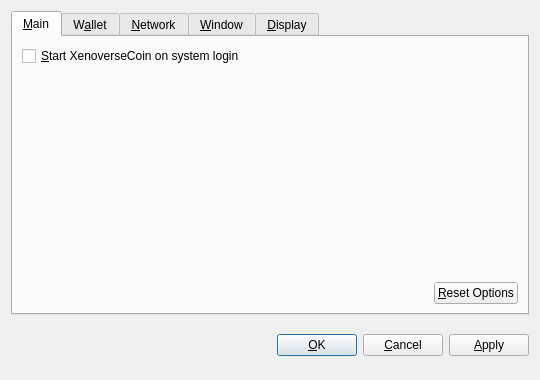
<?xml version="1.0" encoding="UTF-8"?>
<ui version="4.0">
 <class>OptionsDialog</class>
 <widget class="QDialog" name="OptionsDialog">
  <property name="geometry">
   <rect>
    <x>0</x>
    <y>0</y>
    <width>540</width>
    <height>380</height>
   </rect>
  </property>
  <property name="windowTitle">
   <string>Options</string>
  </property>
  <property name="modal">
   <bool>true</bool>
  </property>
  <layout class="QVBoxLayout" name="verticalLayout">
   <item>
    <widget class="QTabWidget" name="tabWidget">
     <property name="tabPosition">
      <enum>QTabWidget::North</enum>
     </property>
     <property name="currentIndex">
      <number>0</number>
     </property>
     <widget class="QWidget" name="tabMain">
      <attribute name="title">
       <string>&amp;Main</string>
      </attribute>
      <layout class="QVBoxLayout" name="verticalLayout_Main">
       <item>
        <widget class="QCheckBox" name="bitcoinAtStartup">
         <property name="toolTip">
          <string>Automatically start XenoverseCoin after logging in to the system.</string>
         </property>
         <property name="text">
          <string>&amp;Start XenoverseCoin on system login</string>
         </property>
        </widget>
       </item>
       <item>
        <spacer name="verticalSpacer_Main">
         <property name="orientation">
          <enum>Qt::Vertical</enum>
         </property>
         <property name="sizeHint" stdset="0">
          <size>
           <width>20</width>
           <height>40</height>
          </size>
         </property>
        </spacer>
       </item>
       <item>
        <layout class="QHBoxLayout" name="horizontalLayout_2_Main">
         <item>
          <spacer name="horizontalSpacer_2_Main">
           <property name="orientation">
            <enum>Qt::Horizontal</enum>
           </property>
           <property name="sizeHint" stdset="0">
            <size>
             <width>40</width>
             <height>20</height>
            </size>
           </property>
          </spacer>
         </item>
         <item>
          <widget class="QPushButton" name="resetButton">
           <property name="toolTip">
            <string>Reset all client options to default.</string>
           </property>
           <property name="text">
            <string>&amp;Reset Options</string>
           </property>
           <property name="autoDefault">
            <bool>false</bool>
           </property>
          </widget>
         </item>
        </layout>
       </item>
      </layout>
     </widget>
     <widget class="QWidget" name="tabWallet">
      <attribute name="title">
       <string>W&amp;allet</string>
      </attribute>
      <layout class="QVBoxLayout" name="verticalLayout_Network">
       <item>
        <widget class="QLabel" name="transactionFeeInfoLabel">
         <property name="text">
          <string>Optional transaction fee per kB that helps make sure your transactions are processed quickly. Most transactions are 1 kB.</string>
         </property>
         <property name="textFormat">
          <enum>Qt::PlainText</enum>
         </property>
         <property name="wordWrap">
          <bool>true</bool>
         </property>
        </widget>
       </item>
       <item>
        <layout class="QHBoxLayout" name="horizontalLayout_1_Main">
         <item>
          <widget class="QLabel" name="transactionFeeLabel">
           <property name="text">
            <string>Pay transaction &amp;fee</string>
           </property>
           <property name="textFormat">
            <enum>Qt::PlainText</enum>
           </property>
           <property name="buddy">
            <cstring>transactionFee</cstring>
           </property>
          </widget>
         </item>
         <item>
          <widget class="BitcoinAmountField" name="transactionFee"/>
         </item>
         <item>
          <spacer name="horizontalSpacer_1_Main">
           <property name="orientation">
            <enum>Qt::Horizontal</enum>
           </property>
           <property name="sizeHint" stdset="0">
            <size>
             <width>40</width>
             <height>20</height>
            </size>
           </property>
          </spacer>
         </item>
        </layout>
       </item>
       <item>
        <widget class="QLabel" name="label">
         <property name="text">
          <string>If you disable the spending of unconfirmed change, the change from a transaction cannot be used until that transaction has at least one confirmation. This also affects how your balance is computed.</string>
         </property>
         <property name="wordWrap">
          <bool>true</bool>
         </property>
        </widget>
       </item>
       <item>
        <widget class="QCheckBox" name="spendZeroConfChange">
         <property name="text">
          <string>Spend unconfirmed change  (experts only)</string>
         </property>
        </widget>
       </item>
       <item>
        <spacer name="verticalSpacer">
         <property name="orientation">
          <enum>Qt::Vertical</enum>
         </property>
         <property name="sizeHint" stdset="0">
          <size>
           <width>20</width>
           <height>40</height>
          </size>
         </property>
        </spacer>
       </item>
      </layout>
     </widget>
     <widget class="QWidget" name="tabNetwork">
      <attribute name="title">
       <string>&amp;Network</string>
      </attribute>
      <layout class="QVBoxLayout" name="verticalLayout_Network">
       <item>
        <widget class="QCheckBox" name="mapPortUpnp">
         <property name="toolTip">
          <string>Automatically open the XenoverseCoin client port on the router. This only works when your router supports UPnP and it is enabled.</string>
         </property>
         <property name="text">
          <string>Map port using &amp;UPnP</string>
         </property>
        </widget>
       </item>
       <item>
        <widget class="QCheckBox" name="connectSocks">
         <property name="toolTip">
          <string>Connect to the XenoverseCoin network through a SOCKS proxy (e.g. when connecting through Tor).</string>
         </property>
         <property name="text">
          <string>&amp;Connect through SOCKS proxy:</string>
         </property>
        </widget>
       </item>
       <item>
        <layout class="QHBoxLayout" name="horizontalLayout_Network">
         <item>
          <widget class="QLabel" name="proxyIpLabel">
           <property name="text">
            <string>Proxy &amp;IP:</string>
           </property>
           <property name="textFormat">
            <enum>Qt::PlainText</enum>
           </property>
           <property name="buddy">
            <cstring>proxyIp</cstring>
           </property>
          </widget>
         </item>
         <item>
          <widget class="QValidatedLineEdit" name="proxyIp">
           <property name="maximumSize">
            <size>
             <width>140</width>
             <height>16777215</height>
            </size>
           </property>
           <property name="toolTip">
            <string>IP address of the proxy (e.g. 127.0.0.1)</string>
           </property>
          </widget>
         </item>
         <item>
          <widget class="QLabel" name="proxyPortLabel">
           <property name="text">
            <string>&amp;Port:</string>
           </property>
           <property name="textFormat">
            <enum>Qt::PlainText</enum>
           </property>
           <property name="buddy">
            <cstring>proxyPort</cstring>
           </property>
          </widget>
         </item>
         <item>
          <widget class="QLineEdit" name="proxyPort">
           <property name="maximumSize">
            <size>
             <width>55</width>
             <height>16777215</height>
            </size>
           </property>
           <property name="toolTip">
            <string>Port of the proxy (e.g. 9050)</string>
           </property>
          </widget>
         </item>
         <item>
          <widget class="QLabel" name="socksVersionLabel">
           <property name="text">
            <string>SOCKS &amp;Version:</string>
           </property>
           <property name="textFormat">
            <enum>Qt::PlainText</enum>
           </property>
           <property name="buddy">
            <cstring>socksVersion</cstring>
           </property>
          </widget>
         </item>
         <item>
          <widget class="QValueComboBox" name="socksVersion">
           <property name="toolTip">
            <string>SOCKS version of the proxy (e.g. 5)</string>
           </property>
          </widget>
         </item>
         <item>
          <spacer name="horizontalSpacer_Network">
           <property name="orientation">
            <enum>Qt::Horizontal</enum>
           </property>
           <property name="sizeHint" stdset="0">
            <size>
             <width>40</width>
             <height>20</height>
            </size>
           </property>
          </spacer>
         </item>
        </layout>
       </item>
       <item>
        <spacer name="verticalSpacer_Network">
         <property name="orientation">
          <enum>Qt::Vertical</enum>
         </property>
         <property name="sizeHint" stdset="0">
          <size>
           <width>20</width>
           <height>40</height>
          </size>
         </property>
        </spacer>
       </item>
      </layout>
     </widget>
     <widget class="QWidget" name="tabWindow">
      <attribute name="title">
       <string>&amp;Window</string>
      </attribute>
      <layout class="QVBoxLayout" name="verticalLayout_Window">
       <item>
        <widget class="QCheckBox" name="minimizeToTray">
         <property name="toolTip">
          <string>Show only a tray icon after minimizing the window.</string>
         </property>
         <property name="text">
          <string>&amp;Minimize to the tray instead of the taskbar</string>
         </property>
        </widget>
       </item>
       <item>
        <widget class="QCheckBox" name="minimizeOnClose">
         <property name="toolTip">
          <string>Minimize instead of exit the application when the window is closed. When this option is enabled, the application will be closed only after selecting Quit in the menu.</string>
         </property>
         <property name="text">
          <string>M&amp;inimize on close</string>
         </property>
        </widget>
       </item>
       <item>
        <spacer name="verticalSpacer_Window">
         <property name="orientation">
          <enum>Qt::Vertical</enum>
         </property>
         <property name="sizeHint" stdset="0">
          <size>
           <width>20</width>
           <height>40</height>
          </size>
         </property>
        </spacer>
       </item>
      </layout>
     </widget>
     <widget class="QWidget" name="tabDisplay">
      <attribute name="title">
       <string>&amp;Display</string>
      </attribute>
      <layout class="QVBoxLayout" name="verticalLayout_Display">
       <item>
        <layout class="QHBoxLayout" name="horizontalLayout_1_Display">
         <item>
          <widget class="QLabel" name="langLabel">
           <property name="text">
            <string>User Interface &amp;language:</string>
           </property>
           <property name="textFormat">
            <enum>Qt::PlainText</enum>
           </property>
           <property name="buddy">
            <cstring>lang</cstring>
           </property>
          </widget>
         </item>
         <item>
          <widget class="QValueComboBox" name="lang">
           <property name="toolTip">
            <string>The user interface language can be set here. This setting will take effect after restarting XenoverseCoin.</string>
           </property>
          </widget>
         </item>
        </layout>
       </item>
       <item>
        <layout class="QHBoxLayout" name="horizontalLayout_2_Display">
         <item>
          <widget class="QLabel" name="unitLabel">
           <property name="text">
            <string>&amp;Unit to show amounts in:</string>
           </property>
           <property name="textFormat">
            <enum>Qt::PlainText</enum>
           </property>
           <property name="buddy">
            <cstring>unit</cstring>
           </property>
          </widget>
         </item>
         <item>
          <widget class="QValueComboBox" name="unit">
           <property name="toolTip">
            <string>Choose the default subdivision unit to show in the interface and when sending coins.</string>
           </property>
          </widget>
         </item>
        </layout>
       </item>
       <item>
        <widget class="QCheckBox" name="displayAddresses">
         <property name="toolTip">
          <string>Whether to show XenoverseCoin addresses in the transaction list or not.</string>
         </property>
         <property name="text">
          <string>&amp;Display addresses in transaction list</string>
         </property>
        </widget>
       </item>
       <item>
        <widget class="QCheckBox" name="coinControlFeatures">
         <property name="toolTip">
          <string>Whether to show coin control features or not.</string>
         </property>
         <property name="text">
          <string>Display coin &amp;control features (experts only!)</string>
         </property>
        </widget>
       </item>
       <item>
        <spacer name="verticalSpacer_Display">
         <property name="orientation">
          <enum>Qt::Vertical</enum>
         </property>
         <property name="sizeHint" stdset="0">
          <size>
           <width>20</width>
           <height>40</height>
          </size>
         </property>
        </spacer>
       </item>
      </layout>
     </widget>
    </widget>
   </item>
   <item>
    <layout class="QHBoxLayout" name="horizontalLayout_Buttons">
     <item>
      <spacer name="horizontalSpacer_1">
       <property name="orientation">
        <enum>Qt::Horizontal</enum>
       </property>
       <property name="sizeHint" stdset="0">
        <size>
         <width>40</width>
         <height>48</height>
        </size>
       </property>
      </spacer>
     </item>
     <item>
      <widget class="QLabel" name="statusLabel">
       <property name="font">
        <font>
         <weight>75</weight>
         <bold>true</bold>
        </font>
       </property>
       <property name="text">
        <string/>
       </property>
       <property name="textFormat">
        <enum>Qt::PlainText</enum>
       </property>
       <property name="wordWrap">
        <bool>true</bool>
       </property>
      </widget>
     </item>
     <item>
      <spacer name="horizontalSpacer_2">
       <property name="orientation">
        <enum>Qt::Horizontal</enum>
       </property>
       <property name="sizeHint" stdset="0">
        <size>
         <width>40</width>
         <height>48</height>
        </size>
       </property>
      </spacer>
     </item>
     <item>
      <widget class="QPushButton" name="okButton">
       <property name="text">
        <string>&amp;OK</string>
       </property>
      </widget>
     </item>
     <item>
      <widget class="QPushButton" name="cancelButton">
       <property name="text">
        <string>&amp;Cancel</string>
       </property>
       <property name="autoDefault">
        <bool>false</bool>
       </property>
      </widget>
     </item>
     <item>
      <widget class="QPushButton" name="applyButton">
       <property name="text">
        <string>&amp;Apply</string>
       </property>
       <property name="autoDefault">
        <bool>false</bool>
       </property>
      </widget>
     </item>
    </layout>
   </item>
  </layout>
 </widget>
 <customwidgets>
  <customwidget>
   <class>BitcoinAmountField</class>
   <extends>QSpinBox</extends>
   <header>bitcoinamountfield.h</header>
  </customwidget>
  <customwidget>
   <class>QValueComboBox</class>
   <extends>QComboBox</extends>
   <header>qvaluecombobox.h</header>
  </customwidget>
  <customwidget>
   <class>QValidatedLineEdit</class>
   <extends>QLineEdit</extends>
   <header>qvalidatedlineedit.h</header>
  </customwidget>
 </customwidgets>
 <resources/>
 <connections/>
</ui>
